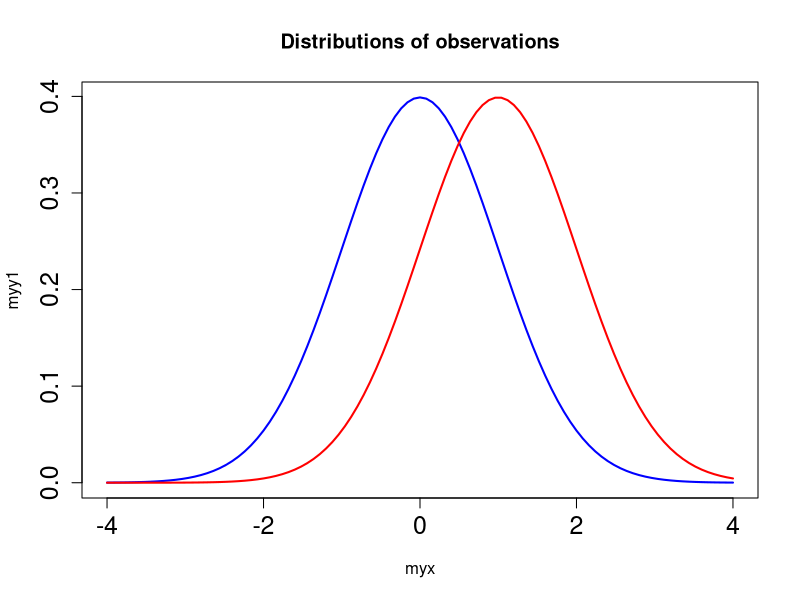
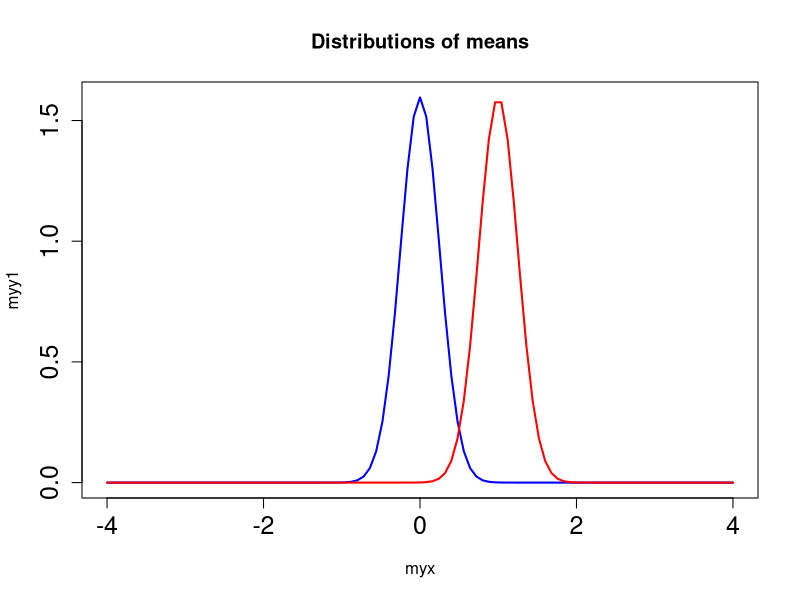
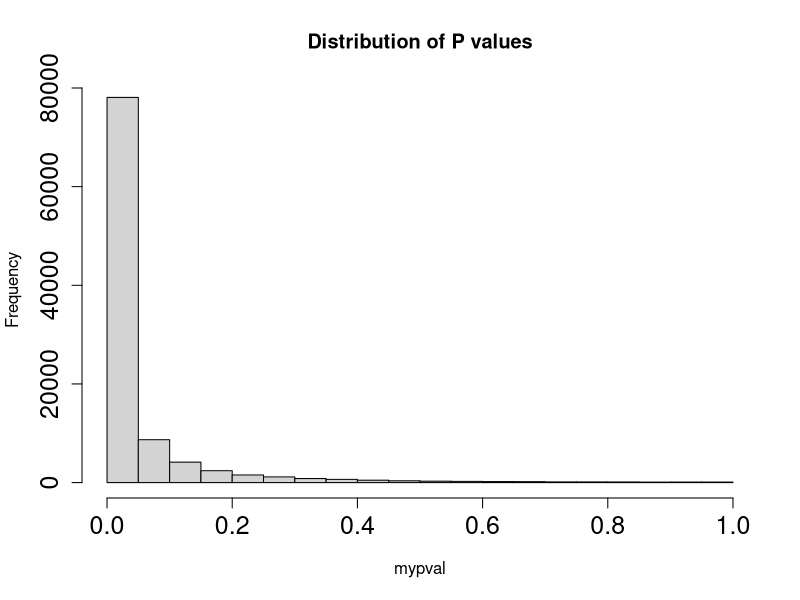
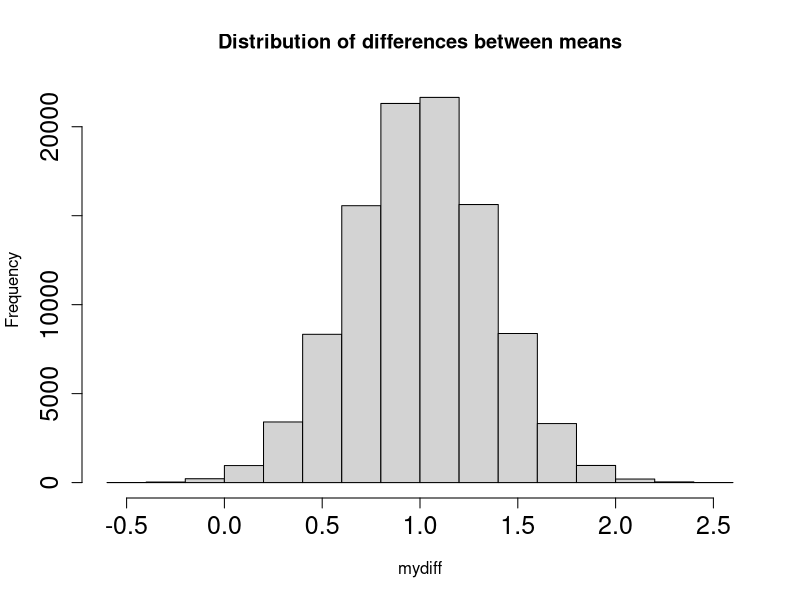

Write R code to recreate these figures, in order.
#!/usr/bin/env Rscript
# This is David Colquhoun's script
# for simulations based on his 2014 p-value paper.
# entitled: "An investigation of the false discovery rate and the misinterpretation of p-values"
# script is here: http://www.dcscience.net/files/two_sample-simulation.R
#  of course i have editted. and more importantly, annotated
#Two_mean_simulation
library(MASS)
library(Cairo)

#START INPUTS
mynsim <- 100000  #number of simulatiobs to run

#set mean and SD for sample 1 and sample 2
#These values give 
#power=0.45 with n=8 and
#power=0.8 with n=16
mymu1 <- 0
mysd1 <- 1
mymu2 <- 1
mysd2 <- 1

myn <- 16    #number of obs per sample
outfile <- "run1.txt" #name for output file

#set min and max P values for "significance"
myPmin <- 0.0
myPmax <- 0.05  #plot the distribustions for control (sample 1) and treatemett (sample2)

#END OF INPUTS

myxmin <- mymu1-4*mysd1
myxmax <- mymu1+4*mysd1
myinc <- (myxmax-myxmin)/100
myx <- seq(from = myxmin,to=myxmax,by=myinc)
myy1 <- dnorm(myx,mean=mymu1,sd=mysd1)
myy2 <- dnorm(myx,mean=mymu2,sd=mysd2)

# plot
CairoPNG("colq0.png", 800, 800)
plot(myx,myy1,type="l",col="blue",cex.axis=1.5,lwd=2,main="Distributions of observations")
lines(myx,myy2,col="red",lwd=2)
dev.off()

#plot distributions  of means for sample1 and 2
#myxmin=mymu1-1*mysd1
#myxmax=mymu1+1*mysd1
#myinc=(myxmax-myxmin)/100
myx <- seq(from = myxmin,to=myxmax,by=myinc)
mysdm1 <- mysd1/sqrt(myn)
mysdm2 <- mysd2/sqrt(myn)
myy1 <- dnorm(myx,mean=mymu1,sd=mysdm1)
myy2 <- dnorm(myx,mean=mymu2,sd=mysdm2)

CairoPNG("colq1.png", 800, 800)
plot(myx,myy1,type="l",col="blue",cex.axis=1.5,lwd=2,main="Distributions of means")
lines(myx,myy2,col="red",lwd=2)
dev.off()

#end of distribution plottine

mycor <- 0.   #correlation = 0
#set covariance matrix
myvar1 <- mysd1^2
myvar2 <- mysd2^2
mysigma <- matrix(c(myvar1, mycor, mycor, myvar2), 2, 2)

#initialisations
mymean <- c(mymu1,mymu2)
mymean
mytruediff <- mymean[2]-mymean[1]
mytruediff
mypval <- vector(length=mynsim)
mypval[1:mynsim] <- 0
#mypval
myloCI <- vector(length=mynsim)
myloCI[1:mynsim] <- 0
myhiCI <- vector(length=mynsim)
myhiCI[1:mynsim] <- 0
mydiff <- vector(length=mynsim)
mydiff[1:mynsim] <- 0
#myloCI
#myhiCI
#mydiff
mynsig <- 0  #counts number of pval between and myPmax =0.0

# set random number generator seed so sequence repeats
#set.seed(1941)
for(myr in c(1:mynsim)) {
  #simulate 2D data
  mydata <- mvrnorm(n=myn, mymean, mysigma)
  mylabels <- c('group1','group2') 
  colnames(mydata) <- mylabels #Assign labels to columns of simulated data
  # summary(mydata)
  mysampA <- mydata[1:myn,1]
  mysampB <- mydata[1:myn,2]
  
  #test ny using Cusney data each timw
  #mysampA <- c(0.7,-1.6,-0.2,-1.2,-0.1,3.4,3.7,0.8,0.0,2)
  #mysampB <- c(1.9,0.8,1.1,0.1,-0.1,4.4,5.5,1.6,4.6,3.4)
  #end of temp data reset
  myresult <- t.test(mysampB, mysampA, alternative="two.sided", paired=F, var.equal=T, conf.level=.95)
  mydiff[myr] <- myresult$estimate[1]-myresult$estimate[2]
  myp <- myresult$p.value
  mypval[myr] <- myp 
  myloCI[myr] <- myresult$conf.int[1]
  myhiCI[myr] <- myresult$conf.int[2]
  if (myp > myPmin & myp <= myPmax)
      mynsig <- mynsig+1
}

#plot histogram of P values
CairoPNG("colq2.png", 800, 800)
mydat <- hist(mypval,breaks=20,xlim=range(0:1),cex.axis=1.5,main="Distribution of P values")
show(mydat)
dev.off()
#mydiff
# summary(mypval)
# str(mydat)

#plot histo of differences between means
# mydat$counts
X11()   #next plot in new window
CairoPNG("colq2.png", 800, 800)
mydat1 <- hist(mydiff,breaks=20,cex.axis=1.5,main="Distribution of differences between means")
show(mydat)
dev.off()
# mydat1$counts
#myloCI

#myhiCI
myCI <- cbind(myloCI,myhiCI)
# mynsig
#Check mynsig from final 
#mypval[4] <- 0.2  #test
mynsig <- 0
mysumdiff <- 0
#values to limit highly sig,...non-sig
my001 <- 0  #counts number of P<0.001
my01 <- 0  #counts number of 0.001<P<0.01
my05 <- 0  #counts number of 0.01<P<0.05
myns <- 0  #counts number of P>0.05 "non sig"

for (myr in c(1:mynsim)) {
  myp <- mypval[myr]
  myd <- mydiff[myr]  
  if (myp > myPmin & myp <= myPmax) {
    mynsig <- mynsig+1
    mysumdiff <- mysumdiff+myd
  }
  if(myp <= 0.001 )
     my001 <- my001+1 
  if(myp > 0.001 & myp <= 0.01)
      my01 <- my01+1
  if(myp > 0.01 & myp <= 0.05)
      my05 <- my05+1
  if(myp > 0.05) myns=myns+1
}
# mynsig
mymeandiff <- mysumdiff/mynsig
# mymeandiff   #mean observed difference for expts with Pmin<P<=Pmax
# mytruediff

#count also the fraction of "significant" results that are
#followed by a "non-sig' result 
# where "signifant" means P<= 0.05 OR 0.01
myn05 <- 0    #counts number of sig - non sig pairs for P=0.05
myn051 <- 0   # counts number of sig-sig pairs
myn01 <- 0    #counts number of sig-non sig pairs for P=0.05
myn011 <- 0    #counts number of sig - sig pairs for P=0.05
mynsim1 <- mynsim-1
for (myr in c(1:mynsim1)) {
  myp <- mypval[myr]
  myp1 <- mypval[myr+1]  
  if(myp <= 0.05 & myp1 > 0.05)
      myn05 <- myn05+1
  if(myp <= 0.05 & myp1 <= 0.05)
      myn051 <- myn051+1
  if(myp <= 0.01 & myp1 > 0.01)
      myn01 <- myn01+1
  if(myp <= 0.01 & myp1 <= 0.01)
      myn011 <- myn011+1
}
# myn05
# myn01
#power calculations
mysiglev <- myPmax
mypower1 <- power.t.test(n=myn,sd=mysd1,delta=mytruediff,sig.level=mysiglev,type="two.sample",power=NULL)
# mypower1
mypower <- mypower1$power
mysig <- mypower1$sig.level

#write results to a file (use 'cat' not 'write' to output list 

cat("INPUTS","\n",file=outfile,append=FALSE)
cat("number of simulation = ",mynsim,"\n",file=outfile,append=TRUE)
cat("number obs per sample = ",myn,"\n",file=outfile,append=TRUE)
cat("true mean for sample 1 = ",mymu1,"\n",file=outfile,append=TRUE)
cat("true mean for sample 2 = ",mymu2,"\n",file=outfile,append=TRUE)
cat("true SD (same for both samples) = ",mysd1,"\n",file=outfile,append=TRUE)
cat("Sig if P is between Pmin and Pmax = ",myPmin," to ",myPmax,"\n",file=outfile,append=TRUE)

cat("\n","OUTPUTS","\n",file=outfile,append=TRUE)
cat("power = ",mypower,"for P = ",mysig,"\n",file=outfile,append=TRUE)
cat("\n","Number of 'sig' differences (P between Pmin-Pmax) = ",mynsig," = ",100*mynsig/mynsim," percent","\n",file=outfile,append=TRUE)
cat("Number of P <= 0.001 = ",my001,"   = ",100*my001/mynsim," percent","\n",file=outfile,append=TRUE)
cat("Number of 0.001 < P <= 0.01 = ",my01,"   = ",100*my01/mynsim," percent","\n",file=outfile,append=TRUE)
cat("Number of 0.01 < P <= 0.05 = ",my05,"   = ",100*my05/mynsim," percent","\n",file=outfile,append=TRUE)
cat("Number of P > 0.05 = ",myns,"   = ",100*myns/mynsim," percent","\n",file=outfile,append=TRUE)
cat("Number of P <+ 0.05 = ",mynsim-myns,"   = ",100*(mynsim-myns)/mynsim," percent","\n",file=outfile,append=TRUE)
cat("\n","Obs diff bet means for 'sig' results = ",mymeandiff," True value = ",mytruediff,"\n",file=outfile,append=TRUE)

cat("\n","Number of times sig is followed by non-sig (P=0.05) = ",myn05," = ",100*myn05/(myn05+myn051)," percent","\n",file=outfile,append=TRUE)
cat("Number of times sig is followed by sig (P=0.05) = ",myn051," = ",100*myn051/(myn05+myn051)," percent","\n",file=outfile,append=TRUE)
cat("Number of times sig is followed by non-sig (P=0.01) = ",myn01," = ",100*myn01/(myn01+myn011)," percent","\n",file=outfile,append=TRUE)
cat("Number of times sig is followed by sig (P=0.01) = ",myn011," = ",100*myn011/(myn01+myn011)," percent","\n",file=outfile,append=TRUE)
